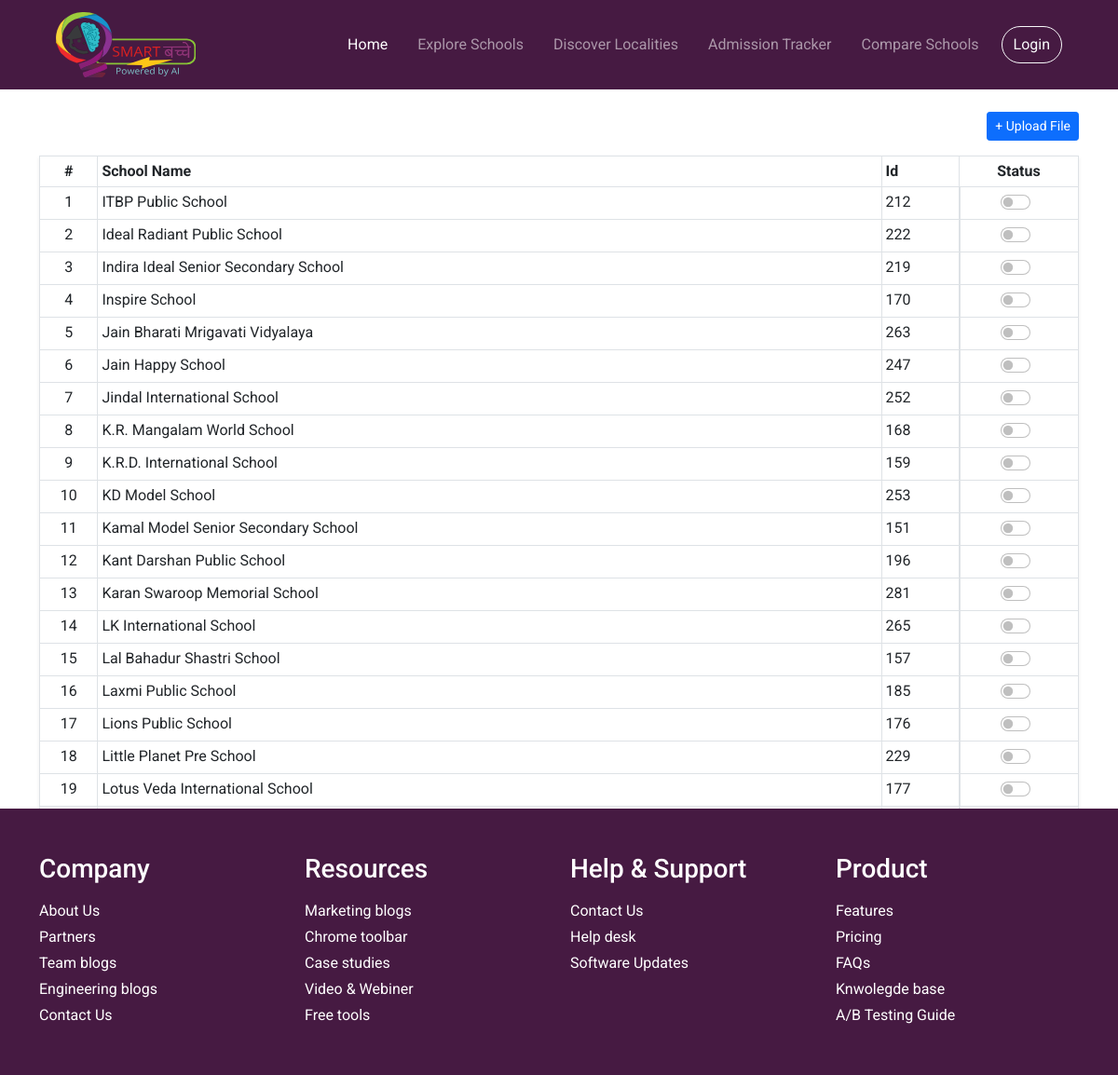
/explore/upload-csv/?page=3 (signed in), run on the app's committed database.
### schools/models.py (models this page shows, shortened)
class School(models.Model):
    school_name = models.CharField(max_length=500)
    school_image = models.CharField(max_length=999)
    address = models.CharField(max_length=500)
    board = models.CharField(max_length=50)
    co_ed_status = models.CharField(max_length=50)
    ownership = models.CharField(max_length=50)
    sf_ratio = models.CharField(max_length=50)
    class_offered = models.CharField(max_length=50)
    verified = models.BooleanField(default=False)

### schools/views.py (the view)
# urls.py: path('explore/upload-csv/', views.upload_csv, name='upload-csv'),
def upload_csv(request):
    template_name = 'schools/upload-csv.html'
    form = ImportFileForm()
    if request.method == 'POST':
        form = ImportFileForm(request.POST, request.FILES)
        if form.is_valid():
            form.save()
            return redirect('explore')
    school_list = School.objects.all().order_by('school_name')
    paginator = Paginator(school_list, 25)
    page_number = request.GET.get('page')
    page_obj = paginator.get_page(page_number)
    return render(request, template_name, {'form':form, 'page_obj': page_obj})

### schools/forms.py
class ImportFileForm(forms.ModelForm):
    class Meta:
        model = SchoolsImportFile
        fields = ('schools_import',)

### templates/schools/upload-csv.html (shortened to what this page needs)
{% extends 'base.html' %}
{% load widget_tweaks %}
{% block body %}
{% if request.user.is_superuser %}
<div class="container">
    <div class="dropdown">
        <button class="btn btn-sm btn-primary float-end mt-4 mb-3" type="button" id="dropdownMenuButton1" data-bs-toggle="dropdown" aria-expanded="false">
            + Upload File
        </button>
      </div>
    <table class="table table-sm table-bordered shadow-sm my-3">
        <thead>
            <tr>
                <th scope="col" class="text-center ">#</th>
                <th scope="col">School Name</th>
                <th scope="col">Id</th>
                <th scope="col" class="text-center ">Status</th>
            </tr>
        </thead>
        <tbody>
            {% for school in page_obj %}
            <tr>
                <td class="text-center ">{{ forloop.counter }}</td>
                <td>{{ school.school_name }}</td>
                <td>{{ school.id }}</td>
                <td class="d-flex justify-content-center align-items-center">
                    <div class="form-check form-switch">
                        <input class="form-check-input" type="checkbox" id="flexSwitchCheckChecked"
                        {% if school.verified %}checked{% endif %}>
                    </div>
                </td>
                {% empty %}
                <td class="text-center" colspan="4">No Data Available</td>
            </tr>
            {% endfor %}
        </tbody>
    </table>
    <div class="d-flex justify-content-center align-items-center">
        <nav class="mt-2">
            <ul class="pagination">
                {% if page_obj.has_previous %}
                <li class="page-item">
                    <a class="page-link" href="?page=1">
                        <span>&laquo;</span>
                        <span>First</span>
                    </a>
                </li>
                <li class="page-item">
                    <a class="page-link" href="?page={{ page_obj.previous_page_number }}"">
                                        <span>Previous</span>
                                    </a>
                                </li>
                                {% endif %}
                                <li class=" page-item">
                        <span class="page-link">
                        </span>
                </li>
                {% if page_obj.has_next %}
                <li class="page-item">
                    <a class="page-link" href="?page={{ page_obj.next_page_number }}" aria-label="Next">
                        <span>Next</span>
                    </a>
                </li>
                <li class="page-item">
                    <a class="page-link" href="?page={{ page_obj.paginator.num_pages }}" aria-label="Next">
                        <span>Last</span>
                        <span>&raquo;</span>
                    </a>
                </li>
                {% endif %}
            </ul>
        </nav>
    </div>
</div>
{% else %}
<h2 class="my-5 text-center">Restricted area </h2>
{% endif %}
{% endblock %}

### static/css/styles.css (style rules this page uses)
*, *::before, *::after { box-sizing: border-box; }
:root { --black-berry: #480032; --wine-berry: #461a42; --pizza: #fb9300; --lavender-rose: #fc92e3; --bahama-blue: #005792; --mariner: #2978b5; --cerise-red: #e31b6d; --roof-terracotta: #b62121; --cherub: #fae1e1; --placeholder: #c4c4c4; --card-body: #e2edf6; }
body { font-family: "Roboto", sans-serif; }
.table tr th:first-child, .table tr td:first-child { max-width: 150px; }

### data on the page
School: school_name "ITBP Public School", id "212"
School: school_name "Ideal Radiant Public School", id "222"
School: school_name "Indira Ideal Senior Secondary School", id "219"
School: school_name "Inspire School", id "170"
School: school_name "Jain Bharati Mrigavati Vidyalaya", id "263"
School: school_name "Jain Happy School", id "247"
School: school_name "Jindal International School", id "252"
School: school_name "K.R. Mangalam World School", id "168"
School: school_name "K.R.D. International School", id "159"
School: school_name "KD Model School", id "253"
School: school_name "Kamal Model Senior Secondary School", id "151"
School: school_name "Kant Darshan Public School", id "196"
School: school_name "Karan Swaroop Memorial School", id "281"
School: school_name "LK International School", id "265"
School: school_name "Lal Bahadur Shastri School", id "157"
School: school_name "Laxmi Public School", id "185"
School: school_name "Lions Public School", id "176"
School: school_name "Little Planet Pre School", id "229"
School: school_name "Lotus Veda International School", id "177"
